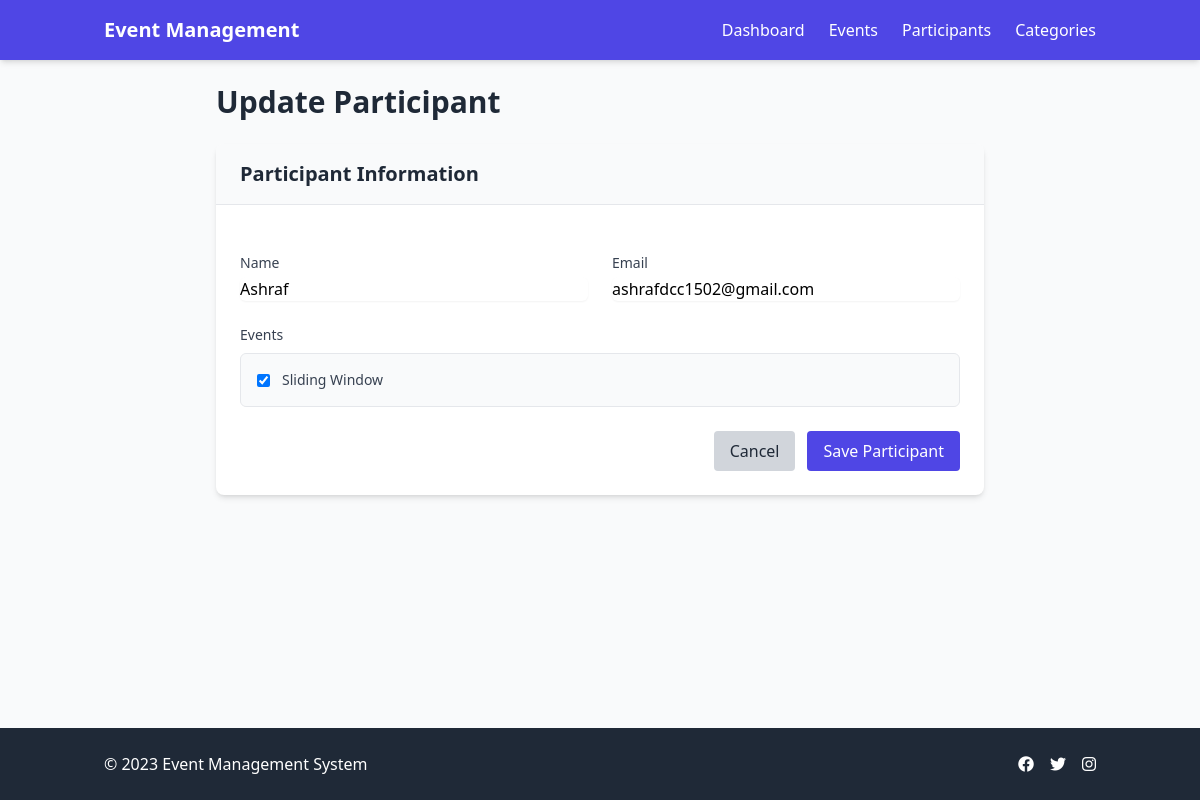
Screenshot of /participants/1/update/ with the database file from the repository.
### events/models.py (models this page shows, shortened)
class Participant(models.Model):
    name = models.CharField(max_length=100)
    email = models.EmailField()
    events = models.ManyToManyField(Event, related_name='participants')
    created_at = models.DateTimeField(auto_now_add=True)

class Event(models.Model):
    name = models.CharField(max_length=200)
    description = models.TextField()
    date = models.DateField()
    time = models.TimeField()
    location = models.CharField(max_length=200)
    category = models.ForeignKey(Category, on_delete=models.CASCADE, related_name='events')
    created_at = models.DateTimeField(auto_now_add=True)
    updated_at = models.DateTimeField(auto_now=True)
    def __str__(self):
        return self.name

### events/views.py (the view)
# urls.py: path('participants/<int:pk>/update/', views.participant_update, name='participant_update'),
def participant_update(request, pk):
    participant = get_object_or_404(Participant, pk=pk)
    if request.method == 'POST':
        form = ParticipantForm(request.POST, instance=participant)
        if form.is_valid():
            form.save()
            messages.success(request, 'Participant updated successfully!')
            return redirect('participant_list')
    else:
        form = ParticipantForm(instance=participant)
    return render(request, 'participant_form.html', {'form': form, 'title': 'Update Participant'})

### events/forms.py (shortened to what this page needs)
class ParticipantForm(forms.ModelForm):
    events = forms.ModelMultipleChoiceField(
        queryset=Event.objects.all(),
        widget=forms.CheckboxSelectMultiple,
        required=False
    )
    class Meta:
        model = Participant
        fields = ['name', 'email', 'events']

### events/templates/participant_form.html (shortened to what this page needs)
{% extends 'base.html' %}
{% block content %}
<div class="max-w-3xl mx-auto">
    <div class="flex justify-between items-center mb-6">
        <h1 class="text-2xl md:text-3xl font-bold text-gray-800">{{ title }}</h1>
    </div>
    <div class="bg-white rounded-lg shadow-md overflow-hidden">
        <div class="bg-gray-50 px-6 py-4 border-b">
            <h2 class="text-xl font-semibold text-gray-800">Participant Information</h2>
        </div>
        <div class="p-6">
            <form method="post" class="space-y-6">
                <div class="grid grid-cols-1 md:grid-cols-2 gap-6">
                    <div>
                        <label for="{{ form.name.id_for_label }}" class="block text-sm font-medium text-gray-700 mb-1">
                            Name
                        </label>
                        <input type="text" name="{{ form.name.name }}" id="{{ form.name.id_for_label }}"
                               value="{{ form.name.value|default:'' }}"
                               class="w-full rounded-md border-gray-300 shadow-sm focus:border-indigo-300 focus:ring focus:ring-indigo-200 focus:ring-opacity-50 {% if form.name.errors %}border-red-500{% endif %}"
                               placeholder="Enter participant name">
                    </div>
                    <div>
                        <label for="{{ form.email.id_for_label }}" class="block text-sm font-medium text-gray-700 mb-1">
                            Email
                        </label>
                        <input type="email" name="{{ form.email.name }}" id="{{ form.email.id_for_label }}"
                               value="{{ form.email.value|default:'' }}"
                               class="w-full rounded-md border-gray-300 shadow-sm focus:border-indigo-300 focus:ring focus:ring-indigo-200 focus:ring-opacity-50 {% if form.email.errors %}border-red-500{% endif %}"
                               placeholder="Enter email address">
                    </div>
                </div>
                <div>
                    <label class="block text-sm font-medium text-gray-700 mb-2">
                        Events
                    </label>
                    <div class="bg-gray-50 p-4 rounded-md border border-gray-200 max-h-60 overflow-y-auto">
                        <div class="grid grid-cols-1 md:grid-cols-2 gap-2">
                            {% for choice in form.events %}
                            <div class="flex items-start">
                                <div class="flex items-center h-5">
                                    {{ choice.tag }}
                                </div>
                                <div class="ml-3 text-sm">
                                    <label for="{{ choice.id_for_label }}" class="font-medium text-gray-700">{{ choice.choice_label }}</label>
                                </div>
                            </div>
                            {% endfor %}
                        </div>
                    </div>
                </div>
                <div class="flex justify-end space-x-3">
                    <a href="{% url 'participant_list' %}" class="bg-gray-300 hover:bg-gray-400 text-gray-800 font-medium py-2 px-4 rounded transition">
                        Cancel
                    </a>
                    <button type="submit" class="bg-indigo-600 hover:bg-indigo-700 text-white font-medium py-2 px-4 rounded transition">
                        Save Participant
                    </button>
                </div>
            </form>
        </div>
    </div>
</div>
{% endblock %}

### rows the page displays
Participant: name "Ashraf", email "ashrafdcc1502@gmail.com"
Event: choice_label "Sliding Window"

### other values shown
{{ title }} "Update Participant"
